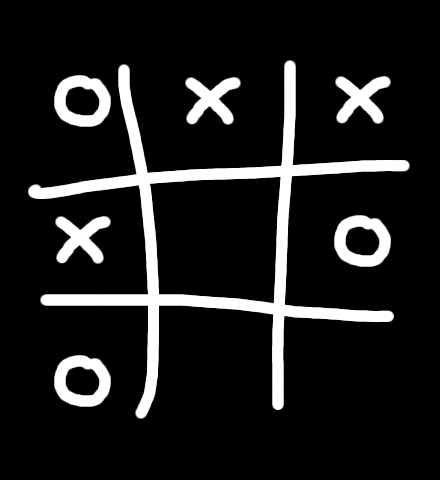
#> input picture cv-course/Contours/images/tictactoe.png, 440 x 480 px
$ python tictactoe.py
#> lines starting #> are read from the running program, lines starting #| are printed output that depends on the picture; after the words box and inside, x2 and y2 are one past the last pixel; in counts of white or black regions, pixels touching at a corner belong together
import cv2
import imutils

# load the tic-tac-toe image and convert it to grayscale
image = cv2.imread('images/tictactoe.png')
#> image is the input picture: shape (480, 440, 3); min 0, max 255, mean 29.5
gray = cv2.cvtColor(image, cv2.COLOR_BGR2GRAY)

# find all contours on the tic-tac-toe board
cnts = cv2.findContours(gray.copy(), cv2.RETR_EXTERNAL, cv2.CHAIN_APPROX_SIMPLE)
#> cnts = 7 contours; box (x1, y1, x2, y2) and area: (28, 60, 410, 419) 29898, (54, 355, 111, 407) 2402, (334, 215, 391, 267) 2402, (54, 75, 111, 127) 2402, (55, 216, 111, 264) 1452, (185, 77, 241, 125) 1452, (335, 76, 391, 124) 1452
cnts = imutils.grab_contours(cnts)

# loop over the contours
for (i, c) in enumerate(cnts):
    # compute the area of the contour along with the bounding box
    # to compute the aspect ratio
    area = cv2.contourArea(c)
    (x, y, w, h) = cv2.boundingRect(c)

    # compute the convex hull of the contour, then use the area of the
    # original contour and the area of the convex hull to compute the
    # solidity
    hull = cv2.convexHull(c)
    hullArea = cv2.contourArea(hull)
    solidity = area / float(hullArea)

    # initialize the character text
    char = "?"

    # if the solidity is high, then we are examining an 'O'
    if solidity > 0.9:
        char = "O"

    # otherwise. if the solidity it still reasonably high, we
    # are examining an "X"
    elif solidity > 0.5:
        char = 'X'

    # if the character is not unknown, draw it
    if char != '?':
        cv2.drawContours(image, [c], -1, (0, 255, 0), 3)
        cv2.putText(image, char, (x, y - 10), cv2.FONT_HERSHEY_SIMPLEX, 1.25,
        (0, 255, 0), 4)

    # show the contour properties
    print("{} (Contour #{}) -- solidity={:.2f}".format(char, i + 1, solidity))
#> this loop made 7 passes
#> (area, x, y, w, h, hullArea, solidity, char) on passes 1 to 7: (2402.5, 54, 355, 57, 52, 2443.5, 0.983, 'O'), (1452, 55, 216, 56, 48, 2417, 0.601, 'X'), (2402.5, 334, 215, 57, 52, 2443.5, 0.983, 'O'), (1452, 185, 77, 56, 48, 2417, 0.601, 'X'), (1452, 335, 76, 56, 48, 2417, 0.601, 'X'), (2402.5, 54, 75, 57, 52, 2443.5, 0.983, 'O'), (29898.5, 28, 60, 382, 359, 107155, 0.279, '?')
#| O (Contour #1) -- solidity=0.98
#| X (Contour #2) -- solidity=0.60
#| O (Contour #3) -- solidity=0.98
#| X (Contour #4) -- solidity=0.60
#| X (Contour #5) -- solidity=0.60
#| O (Contour #6) -- solidity=0.98
#| ? (Contour #7) -- solidity=0.28
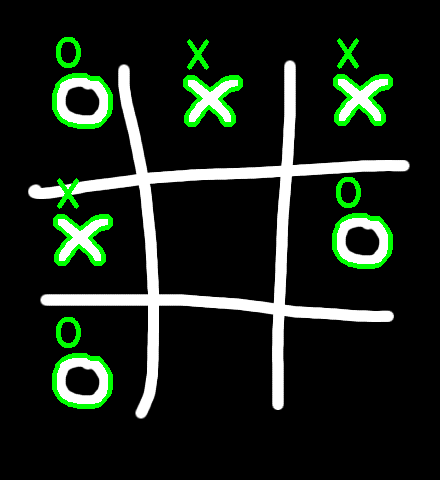
#> image: shape (480, 440, 3); 3.6% of pixels changed, all inside (x1, y1, x2, y2) = (52, 37, 393, 409)

# show the  output image
cv2.imshow("Output", image)
cv2.waitKey(0)

$ run again, with cv-course/Contours/images/basic_shapes.png copied over cv-course/Contours/images/tictactoe.png
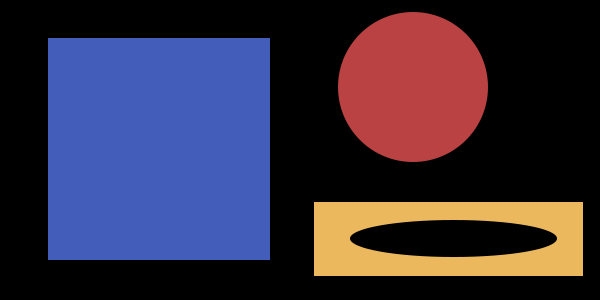
#> input picture cv-course/Contours/images/basic_shapes.png, 600 x 300 px
#> image is the input picture: shape (300, 600, 3); mean B, G, R 64.6, 46.4, 54.5
#> `gray = cv2.cvtColor(image, cv2.COLOR_BGR2GRAY)`:
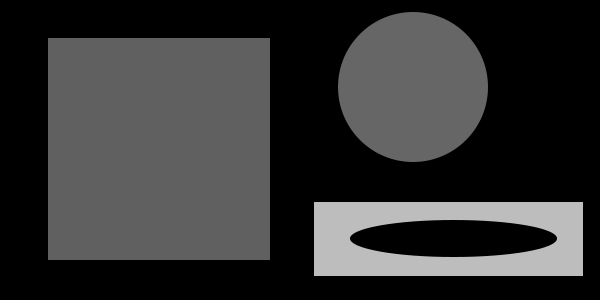
#> gray: shape (300, 600); min 0, max 189, mean 50.9
#> cnts = 3 contours; box (x1, y1, x2, y2) and area: (48, 38, 270, 260) 48841, (314, 202, 583, 276) 19564, (338, 12, 488, 162) 17687
#> the loop `for (i, c) in enumerate(cnts):` made 3 passes
#> (c, area, x, y, w, h, hull, hullArea) on passes 1 to 2: ([[314, 202], [314, 275], [582, 275], [582, 202]], 19564, 314, 202, 269, 74, [[582, 202], [582, 275], [314, 275], [314, 202]], 19564), ([[48, 38], [48, 259], [269, 259], [269, 38]], 48841, 48, 38, 222, 222, [[269, 38], [269, 259], [48, 259], [48, 38]], 48841)
#> (printed output is left out)
#> after the loop `for (i, c) in enumerate(cnts):`:
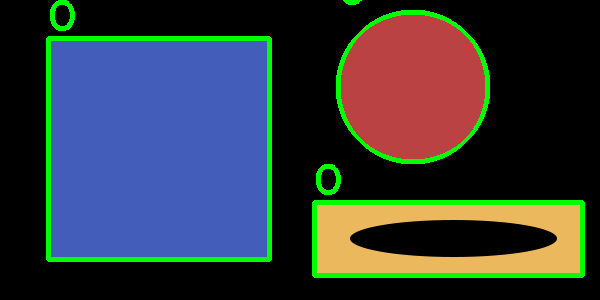
#> image: shape (300, 600, 3); 5.97% of pixels changed, all inside (x1, y1, x2, y2) = (46, 0, 585, 278)

$ run again, with cv-course/Contours/images/circles_and_squares.png copied over cv-course/Contours/images/tictactoe.png
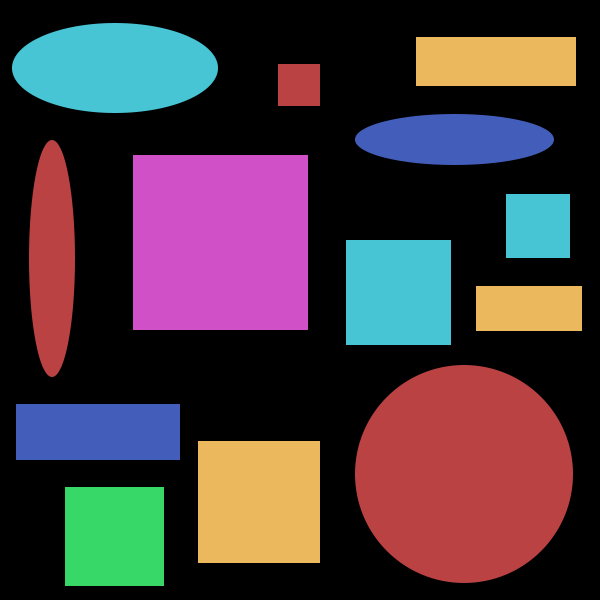
#> input picture cv-course/Contours/images/circles_and_squares.png, 600 x 600 px
#> image is the input picture: shape (600, 600, 3); mean B, G, R 62, 56.2, 70.8
#> `gray = cv2.cvtColor(image, cv2.COLOR_BGR2GRAY)`:
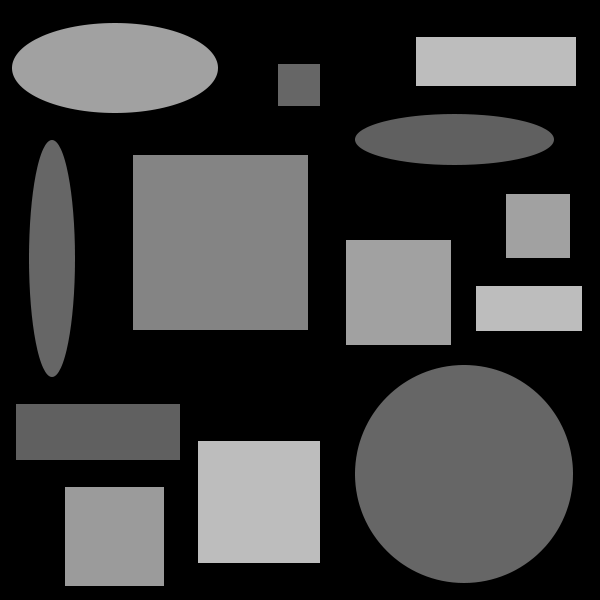
#> gray: shape (600, 600); min 0, max 189, mean 61.2
#> cnts = 13 contours; largest, box (x1, y1, x2, y2) and area: (355, 365, 573, 583) 37385, (133, 155, 308, 330) 30276, (198, 441, 320, 563) 14641, (12, 23, 218, 113) 14593, (346, 240, 451, 345) 10816
#> the loop `for (i, c) in enumerate(cnts):` made 13 passes
#> (c, area, x, y, w, h, hull, hullArea) on passes 1 to 3: ([[65, 487], [65, 585], [163, 585], [163, 487]], 9604, 65, 487, 99, 99, [[163, 487], [163, 585], [65, 585], [65, 487]], 9604), ([[198, 441], [198, 562], [319, 562], [319, 441]], 14641, 198, 441, 122, 122, [[319, 441], [319, 562], [198, 562], [198, 441]], 14641), ([[16, 404], [16, 459], [179, 459], [179, 404]], 8965, 16, 404, 164, 56, [[179, 404], [179, 459], [16, 459], [16, 404]], 8965)
#> (printed output is left out)
#> after the loop `for (i, c) in enumerate(cnts):`:
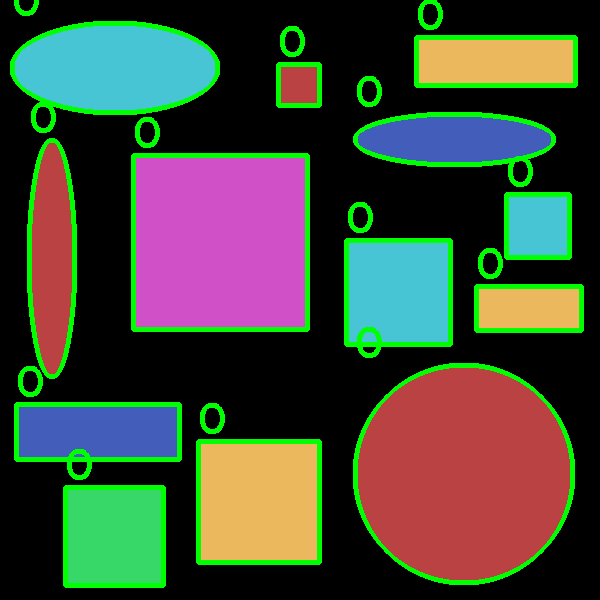
#> image: shape (600, 600, 3); 8.88% of pixels changed, all inside (x1, y1, x2, y2) = (10, 0, 584, 588)
